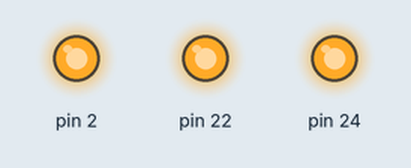
Bench run of a sketch on a simulated Arduino Mega 2560, built with avr-gcc and run on an emulated ATmega2560. Parts: output pins drawn as LEDs (lit = HIGH).

Above: at 1.5 s.
At 4.5 s:
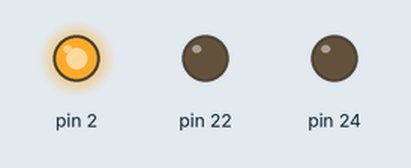
At 7.5 s:
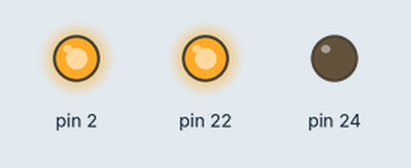
At 10.5 s:
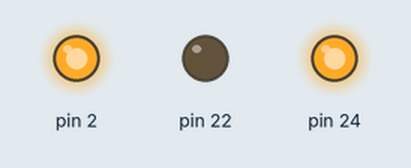
Timing chart, 0 to 13.8 s (numbered marks = the images above):
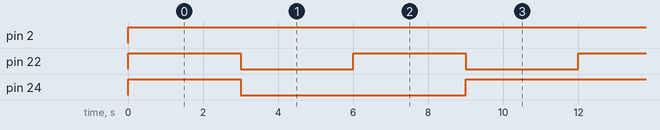

The sketch:

4805_MotorTest.ino
```cpp
void setup() {
 Serial.begin(9600);
 pinMode(22, OUTPUT);
 pinMode(24, OUTPUT);
 pinMode(2, OUTPUT);

}

void loop() {
  stop();
  motorFwd();
  delay(3000);

  motorBack();
  delay(3000);

  motorRight();
  delay(3000);

  motorLeft();
  delay(3000);
  stop();

}

//Right turn
void motorRight() {
  digitalWrite(2, 255);
  digitalWrite(22, HIGH);
  digitalWrite(24, LOW);
}

//Left turn
void motorLeft() {
  digitalWrite(2, 255);
  digitalWrite(22, LOW);
  digitalWrite(24, HIGH);
}
//FWD
void motorFwd() {
  digitalWrite(2, 255);
  digitalWrite(22, HIGH);
  digitalWrite(24, HIGH);
}

//Back
void motorBack() {
  digitalWrite(2, 255);
  digitalWrite(22, LOW);
  digitalWrite(24, LOW);
}
void stop() {
  digitalWrite(2, 0);
}
```

Measured:
- by itself, pin 2: LOW → HIGH at 0.00 s
- by itself, pin 22: alternates HIGH for 3.0 s and LOW for 3.0 s
- by itself, pin 24: repeats every 12.0 s: LOW 6.0 s, HIGH 6.0 s
